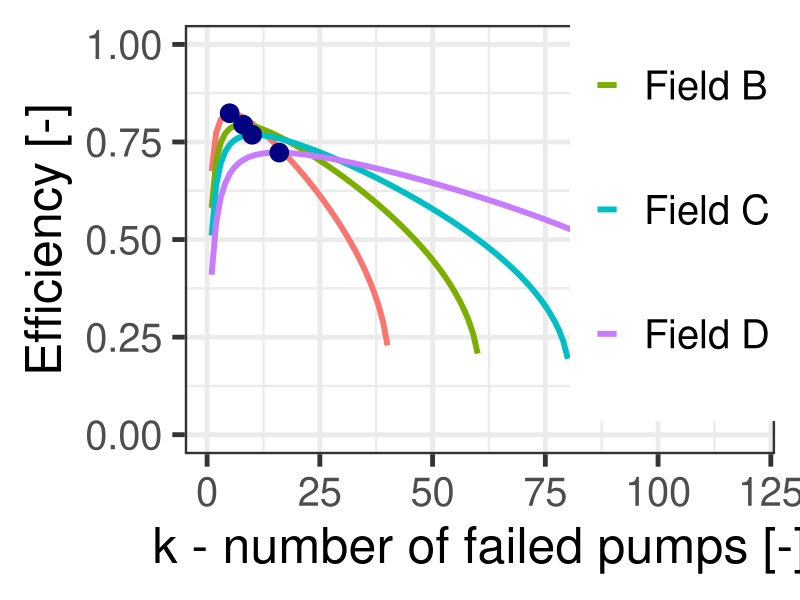
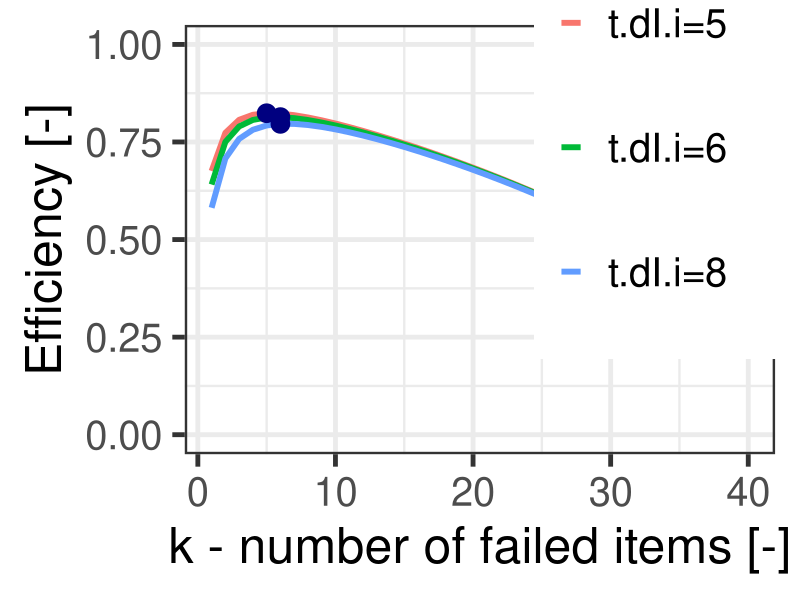

These figures' R source, in order:
# *-----------------------------------------------------------------
# | PROBLEM NUMBER: 4.2
# | PROBLEM NAME: Oil Fields
# | UPDATE: AE     
# | DESCRIPTION: The problem revolves around the optimal triggering 
# |              state of oil fields with differing numbers of oil
# |              pumps based on efficiency, chi. The second part of
# |              the problem considers a change in the fixed time 
# |              of the intervention.
# | 
# | KEYWORDS: Oil, gamma, optimisation, efficiency, oil pump, 
# |           
# *-----------------------------------------------------------------

### ------------------DATA AND PACKAGE IMPORT-----------------

rm(list=ls()) # clear the memory and items in R console

library(ggplot2)
library(tidyr)

### ------------------VARIABLE DEFINITION---------------------

## To define the variables used for the program, we extract the 
## values from the text of Example 4.2 in the script.

# N stands for the number of items
# t.dI.i is the fixed time of the intervention
# t.dI.n is the variable time of the intervention per item
# THETA is the rate parameter of the Gamma distribution

# While programming, we use Upper Case letters to represent items A, 
# B, C etc. Lower case letters relate to the number of the 
# sub-example, for example 4.2.b

### ---------------VARIABLE INPUT-------------------

# The numbers of items at oil fields A-D are the following

N.A <- 40
N.B <- 60   
N.C <- 80
N.D <- 120

t.dI.i    <- 5 # the time unit is days
t.dI.n    <- 1
THETA     <- 0.002


### ---------------PROGRAM OUTPUT-------------------

## We now define the outputs of our program. 

# The following matrices collect the results of the calculations for 
# different variables.

chi.A <- matrix(nrow=N.A)
chi.B <- matrix(nrow=N.B)
chi.C <- matrix(nrow=N.C)
chi.D <- matrix(nrow=N.D)

chi.b0 <- matrix(nrow=N.A)
chi.b1 <- matrix(nrow=N.A)
chi.b2 <- matrix(nrow=N.A)

# The following function is used to calculate the efficiency, chi, as
# a function of different triggering states, k.

chifunction <- function(N,t.dI.i,t.dI.n,THETA,C.bI.o)
{
  W     <- matrix(nrow=N) #total system  time during 1 repair cycle
  t.bI  <- matrix(nrow=N) #failure-free operation time of line i
  t.dI  <- matrix(nrow=N) 
  res   <- matrix(nrow=N) 
  chi   <- matrix(nrow=N) 
  A     <- matrix(nrow=N) 
  for (k in 1:N)
  {
    W[k]  <- k/THETA
    for (i in 1:k)
    {
      if (i==1)
      {
        A[i]=1/(N-i+1)
      } 
      else 
      {
        A[i]=A[i-1]+1/(N-i+1)
      }
    }
    t.bI <- A
  }
  for (k in 1:N)
  {
    t.dI[k]=t.dI.i+t.dI.n*k
    chi[k]=(1/N)*(k/THETA)/((t.bI[k]/THETA)+t.dI[k])
    res[k] <- chi[k]
  }
  return(res)
}
### ------------------CALCULATIONS-------------------

# We now insert different variables into the function, and save the 
# results.

cat('----------------------Question A---------------------------\n')

results <- chifunction(N.A,t.dI.i,t.dI.n,THETA)
chi.A   <- results

results <- chifunction(N.B,t.dI.i,t.dI.n,THETA)
chi.B   <- results

results <- chifunction(N.C,t.dI.i,t.dI.n,THETA)
chi.C   <- results

results <- chifunction(N.D,t.dI.i,t.dI.n,THETA)
chi.D   <- results

cat('----------------------Question B---------------------------\n')

# For Question B

# Question B considers if the fixed intervention time is longer than
# expected
t.dI.i.b1 <- 6
t.dI.i.b2 <- 8

results <- chifunction(N.A,t.dI.i,t.dI.n,THETA)
chi.b0  <- results

results <- chifunction(N.A,t.dI.i.b1,t.dI.n,THETA)
chi.b1  <- results

results <- chifunction(N.A,t.dI.i.b2,t.dI.n,THETA)
chi.b2  <- results


### --------------------PLOT--------------------

# The results are plotted.

cat('----------------------Question A-----------------------  \n')

k.max <- (max(c(N.A,N.B,N.C,N.D)))
# We see that there are various number of items in each oil field
# We thus set up the data frame with NA before gathering
rdfA <- as.data.frame(cbind(1:k.max
                            ,rbind(chi.A,matrix(NA,nrow=(k.max-N.A)))
                            ,rbind(chi.B,matrix(NA,nrow=(k.max-N.B)))
                            ,rbind(chi.C,matrix(NA,nrow=(k.max-N.C)))
                            ,chi.D))
names(rdfA) <- c("k","chiA","chiB","chiC","chiD")
rdfAtidy <- gather(rdfA
                      ,chiA,chiB,chiC,chiD
                      ,key="key",value="value")
# We now remove all rows where the value is NA
rdfAtidy <- rdfAtidy[!is.na(rdfAtidy$value),]

plotA <- ggplot(data=rdfAtidy,aes(x=k,y=value
                                    ,group=key,color=key)) + 
  geom_line(size=2) + 
  scale_colour_hue(name="Oil Field",      # Set legend title
                   breaks=c("chiA","chiB","chiC","chiD"),
                   labels=c("\nField A\n"
                            , "\nField B\n"
                            , "\nField C\n"
                            , "\nField D\n")
  )  +
  scale_linetype_discrete(name="Oil Field") +
  xlab("k - number of failed pumps [-]") + 
  ylab("Efficiency [-]") + # Set axis labels
  ylim(0,1) +
  theme_bw(base_size=36) +
  theme(legend.position=c(.85, .8))           # Position legend

# Let us collect the optimal points in the data frame optimal

optimal <- as.data.frame(matrix(nrow=2,ncol=3))
names(optimal) <- c("key","x","y")
key <- c("chiA","chiB","chiC","chiD")

# We remove the NAs for the finding of optimal points.
# This function works for this case since both optimals
# are found within the non-deleted range, k = (0,40]
data <- na.omit(rdfA)
for (i in 1:4)
{
  optimal[i,1] <- key[i]
  optimal[i,2] <- na.omit(data$k[which.max(data[,i+1])])
  optimal[i,3] <- max(data[,i+1])
}

# Now we add these points to the graph before exporting
plotA + geom_point(data=optimal
                      , aes(x=x
                            , y=y)
                      , colour="navyblue"
                      , size=6)

dev.copy(png,'E4-02_A.png',width=2000,height=1330)
dev.off()
cat('END ----------------------------- \n')


cat('----------------------Question B-------------------------- \n')
rdfB <- as.data.frame(cbind(1:N.A,chi.b0,chi.b1,chi.b2))
names(rdfB) <- c("k","t.dI.i5","t.dI.i6","t.dI.i8")
rdfBtidy <- gather(rdfB
                   ,t.dI.i5,t.dI.i6,t.dI.i8
                      ,key="key",value="value")

plotchiB <- ggplot(data=rdfBtidy,aes(x=k,y=value
                                     ,group=key,color=key)) + 
  geom_line(size=2) + 
  scale_colour_hue(name="Set-up time",      # Set legend title
                   breaks=c("t.dI.i5","t.dI.i6","t.dI.i8"),
                   labels=c("\nt.dI.i=5\n"
                            , "\nt.dI.i=6\n"
                            , "\nt.dI.i=8\n")
  )  +
  scale_linetype_discrete(name="Set-up time") +
  xlab("k - number of failed items [-]") + 
  ylab("Efficiency [-]") + # Set axis labels
  ylim(0,1) +
  theme_bw(base_size=36) +
  theme(legend.position=c(.85, .8))           # Position legend 

# Let us collect the optimal points in the data frame optimal
optimal <- as.data.frame(matrix(nrow=3,ncol=3))
names(optimal) <- c("key","x","y")
key <- c("t.dI.i5","t.dI.i6","t.dI.i8")

data <- rdfB
for (i in 1:3)
{
  optimal[i,1] <- key[i]
  optimal[i,2] <- data$k[which.max(data[,i+1])]
  optimal[i,3] <- max(data[,i+1])
}

# Now we add these points to the graph before exporting
plotchiB + geom_point(data=optimal
                      , aes(x=x
                            , y=y)
                      , colour="navyblue"
                      , size=6) 

dev.copy(png,'E4-02_B.png',width=2000,height=1330)
dev.off()

### ------------------PLOT END-------------------

# END
